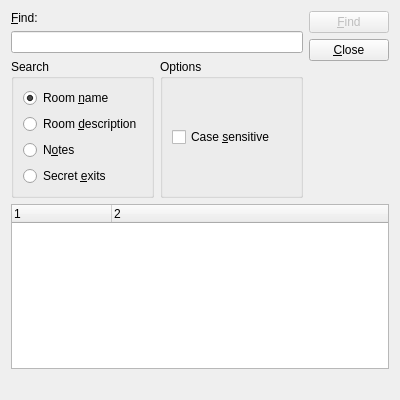
<ui version="4.0" >
 <class>FindDialog</class>
 <widget class="QWidget" name="FindDialog" >
  <property name="geometry" >
   <rect>
    <x>0</x>
    <y>0</y>
    <width>400</width>
    <height>400</height>
   </rect>
  </property>
  <property name="windowTitle" >
   <string>Find</string>
  </property>
  <layout class="QVBoxLayout" >
   <item>
    <layout class="QHBoxLayout" >
     <item>
      <layout class="QVBoxLayout" >
       <item>
        <widget class="QLabel" name="label" >
         <property name="text" >
          <string>&amp;Find:</string>
         </property>
         <property name="buddy" >
          <cstring>lineEdit</cstring>
         </property>
        </widget>
       </item>
       <item>
        <widget class="QLineEdit" name="lineEdit" />
       </item>
       <item>
        <layout class="QHBoxLayout" >
         <item>
          <widget class="QGroupBox" name="searchGroupBox" >
           <property name="title" >
            <string>Search</string>
           </property>
           <layout class="QVBoxLayout" >
            <item>
             <widget class="QRadioButton" name="nameRadioButton" >
              <property name="text" >
               <string>Room &amp;name</string>
              </property>
              <property name="checked" >
               <bool>true</bool>
              </property>
             </widget>
            </item>
            <item>
             <widget class="QRadioButton" name="descRadioButton" >
              <property name="text" >
               <string>Room &amp;description</string>
              </property>
             </widget>
            </item>
            <item>
             <widget class="QRadioButton" name="notesRadioButton" >
              <property name="text" >
               <string>N&amp;otes</string>
              </property>
             </widget>
            </item>
            <item>
             <widget class="QRadioButton" name="exitsRadioButton" >
              <property name="text" >
               <string>Secret &amp;exits</string>
              </property>
             </widget>
            </item>
           </layout>
          </widget>
         </item>
         <item>
          <widget class="QGroupBox" name="optionsGroupBox" >
           <property name="title" >
            <string>Options</string>
           </property>
           <layout class="QHBoxLayout" >
            <item>
             <widget class="QCheckBox" name="caseCheckBox" >
              <property name="text" >
               <string>Case &amp;sensitive</string>
              </property>
             </widget>
            </item>
           </layout>
          </widget>
         </item>
        </layout>
       </item>
      </layout>
     </item>
     <item>
      <layout class="QVBoxLayout" >
       <item>
        <widget class="QPushButton" name="findButton" >
         <property name="enabled" >
          <bool>false</bool>
         </property>
         <property name="text" >
          <string>&amp;Find</string>
         </property>
         <property name="default" >
          <bool>false</bool>
         </property>
        </widget>
       </item>
       <item>
        <widget class="QPushButton" name="closeButton" >
         <property name="text" >
          <string>&amp;Close</string>
         </property>
        </widget>
       </item>
       <item>
        <spacer>
         <property name="orientation" >
          <enum>Qt::Vertical</enum>
         </property>
         <property name="sizeHint" >
          <size>
           <width>20</width>
           <height>40</height>
          </size>
         </property>
        </spacer>
       </item>
      </layout>
     </item>
    </layout>
   </item>
   <item>
    <widget class="QTreeWidget" name="resultTable" >
     <property name="columnCount" >
      <number>2</number>
     </property>
     <column>
      <property name="text" >
       <string>1</string>
      </property>
     </column>
     <column>
      <property name="text" >
       <string>2</string>
      </property>
     </column>
    </widget>
   </item>
   <item>
    <widget class="QLabel" name="roomsFoundLabel" >
     <property name="text" >
      <string/>
     </property>
    </widget>
   </item>
  </layout>
 </widget>
 <resources/>
 <connections/>
</ui>
